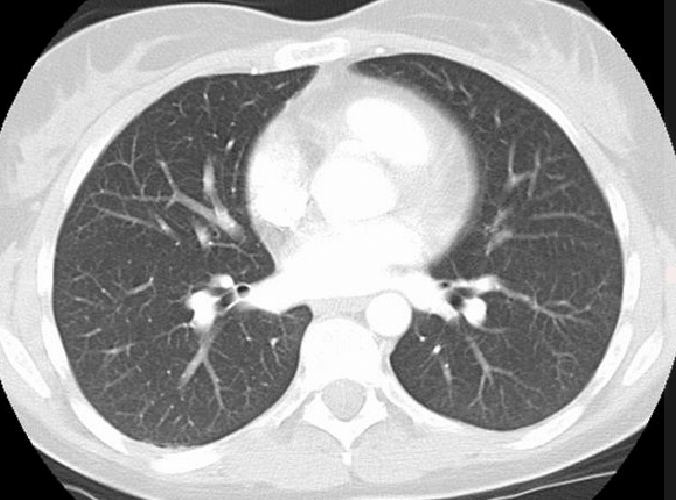
#> input picture CT_lungs.png, 676 x 500 px
$ jupyter execute Lab7_ToComplete_BARTOSZ_KOZIOL.ipynb   (shell and % lines are left out)
#> lines starting #> are read from the running program, lines starting #| are printed output that depends on the picture; after the words box and inside, x2 and y2 are one past the last pixel; in counts of white or black regions, pixels touching at a corner belong together
# Laboratorium 7 - Detekcja krawędzi, Algorytm Canny'ego

W ramach laboratorium zostanie zaimplementowany jeden z najbardziej znanych algorytmów detekcji krawędzi - Algorytm Canny'ego.
Zacznijmy od importu przydatnych bibliotek oraz wygenerowania syntetycznego obrazu.

[cell 1]
import numpy as np
import matplotlib.pyplot as plt
from skimage import io
from skimage import color
from skimage import feature
from skimage import filters
from scipy import ndimage as nd, signal
import queue

import scipy, os, sys
import cv2

y_size, x_size = 256, 256
image = np.zeros((y_size, x_size))
image[100:200, 100:200] = 1
image = image + np.random.randn(y_size, x_size)*0.02

Algortym Canny'ego jest zaimplementowany w bibliotece skimage.

[cell 2]
skimage_canny = feature.canny(image)
plt.figure(dpi=150)
plt.subplot(1, 2, 1)
plt.imshow(image, cmap='gray')
plt.axis('off')
plt.subplot(1, 2, 2)
plt.imshow(skimage_canny, cmap='gray')
plt.axis('off')
plt.show()

img = plt.imread('CT_lungs.png')
#> img is the input picture: shape (500, 676, 4) float32; mean R, G, B, A 0.637, 0.637, 0.637, 1
img = color.rgb2gray(img)
#> img: shape (500, 676) float32

Celem laboratorium jest samodzielna implementacja przedstawionego algorytmu.
Uwaga: wyniki mogą różnić się od przedstawionych powyżej w zależności od przyjętych założeń i wewnętrznej implementacji filtracji Gaussa oraz doboru progu dolnego po algorytmie Otsu.
Szkielet funkcji będzie wyglądać następująco:

[cell 3]
img = plt.imread('CT_lungs.png')
img = color.rgb2gray(img)

Powyższa funkcja będzie się składać z następujących podfunkcji:

[cell 4]
def gaussian_smoothing(image, sigma):
    """
    TO DO - dokonaj filtracji image za pomoca filtru Gaussa o zadanej sigmie (wielkość filtru według konwencji - zazwyczaj przyjmuje się 2.54*sigma zaokrąglone do najbliższej nieparzystej      wartości w górę, chociaż równie dobrze może to być oddzielny, opcjonalny parametr)
    0.5p
    """
    filter_size = 2 * int(2.54*sigma) + 1
    gaussian_filter = np.zeros((filter_size, filter_size), np.float32)
    m = filter_size//2
    n = filter_size//2

    for x in range(-m, m+1):
        for y in range(-n, n+1):
            x1 = 2*np.pi*(sigma**2)
            x2 = np.exp(-(x**2 + y**2)/(2* sigma**2))
            gaussian_filter[x+m, y+n] = (1/x1)*x2

    im_filtered = np.zeros_like(image, dtype=np.float32)

    im_filtered = signal.convolve2d(image, gaussian_filter)
    return im_filtered

[cell 5]
def calculate_gradients(image):
    """
    TO DO - Funkcja powinna zwrócić magnitude i kąt gradientu
    0.5p
    """
    vertical_mask = np.array([[-1,0,1],[-2,0,2],[-1,0,1]])
    horizontal_mask = np.array([[1,2,1],[0,0,0],[-1,-2,-1]])

    x_filter=signal.convolve2d(image,horizontal_mask)
    y_filter=signal.convolve2d(image,vertical_mask)

    gradient_magnitude = np.sqrt(y_filter**2+x_filter**2)
    gradient_angle = np.arctan2(y_filter,x_filter)
    return gradient_magnitude, gradient_angle

[cell 6]
def non_maximum_supression(gradient_magnitude, gradient_angle):
    """
    TO DO - funkcja powinna wyznaczyć potencjalnie krawędzie korzystając z magntiudy i kąta gradientu
    0.5p
    """
    image_row, image_col = gradient_magnitude.shape

    output = np.zeros(gradient_magnitude.shape)

    PI = 180

    for row in range(1, image_row - 1):
        for col in range(1, image_col - 1):
            direction = gradient_angle[row, col]

            if (0 <= direction < PI / 8) or (15 * PI / 8 <= direction <= 2 * PI):
                before_pixel = gradient_magnitude[row, col - 1]
                after_pixel = gradient_magnitude[row, col + 1]

            elif (PI / 8 <= direction < 3 * PI / 8) or (9 * PI / 8 <= direction < 11 * PI / 8):
                before_pixel = gradient_magnitude[row + 1, col - 1]
                after_pixel = gradient_magnitude[row - 1, col + 1]

            elif (3 * PI / 8 <= direction < 5 * PI / 8) or (11 * PI / 8 <= direction < 13 * PI / 8):
                before_pixel = gradient_magnitude[row - 1, col]
                after_pixel = gradient_magnitude[row + 1, col]

            else:
                before_pixel = gradient_magnitude[row - 1, col - 1]
                after_pixel = gradient_magnitude[row + 1, col + 1]

            if gradient_magnitude[row, col] >= before_pixel and gradient_magnitude[row, col] >= after_pixel:
                output[row, col] = gradient_magnitude[row, col]
    return output

[cell 7]
def otsu_threshold(image):
    """
    TO DO - automatycznie wyznacz próg górny implementująć algorytm Otsu
    0.5p
    """
    val = filters.threshold_otsu(image)
    return val

def double_threshold(potential_edges, gradient_magnitude):

    upper_thres = otsu_threshold(potential_edges)
    lower_thres = upper_thres/3
    row,col = gradient_magnitude.shape
    strong_edges = np.zeros(gradient_magnitude.shape)
    weak_edges = np.zeros(gradient_magnitude.shape)

    for i in range(row-1):
        for j in range(col-1):
            if(potential_edges[i][j]>upper_thres):
                strong_edges[i][j]=1
            if((potential_edges[i][j]>lower_thres) and (potential_edges[i][j]<upper_thres)):
                weak_edges[i][j]=1
    return strong_edges, weak_edges

[cell 8]
def edge_hysteresis(strong_edges, weak_edges):
    """
    TO DO - dokonaj histerezy krawędzi silnych i słabych. Powinny pozostać tylko krawędzie silne oraz te krawędzie słabe, które są połączone z jakąkolwiek krawędzią silną (również przez krawędź słabą)
    0.5p
    Wskazówka: Funkcja będzie niemal identyczna z algorytmem rozrostu obszarów w wersji lokalnej z poprzedniego laboratorium
    """

    edges = np.zeros(strong_edges.shape)
    edges[strong_edges != 0] = True
    strong_edges[strong_edges != 0] = 255
    strong = 1.0
    M, N = strong_edges.shape
    for i in range(1,M-2):
        for j in range(1,N-2):
            if weak_edges[i, j]!=0:
                # check if one of the neighbours is strong (=255 by default)
                try:
                    if ((strong_edges[i + 1, j] == strong) or (strong_edges[i - 1, j] == strong)
                         or (strong_edges[i, j + 1] == strong) or (strong_edges[i, j - 1] == strong)
                         or (strong_edges[i+1, j + 1] == strong) or (strong_edges[i-1, j - 1] == strong)):
                        edges[i, j] = strong
                    else:
                        img[i, j] = 0
                except IndexError as e:
                    pass
    return edges

Finalnie korzystając z powyższych funkcji zaimplementuj funkcję canny:

[cell 9]
def canny(image, sigma=1.0):
    ### gaussian_smoothing ###
    image_smoothed = gaussian_smoothing(image, sigma)
    #plots
    plt.figure(figsize = (14,14))
    plt.subplot(1,3,1)
    plt.imshow(image_smoothed, cmap="gray")
    plt.title("filtered")
    plt.axis('off')
    plt.subplot(1,3,2)
    plt.imshow(img, cmap="gray")
    plt.title("orginal")
    plt.axis('off')
    plt.subplot(1,3,3)
    plt.imshow(scipy.ndimage.gaussian_filter(image, sigma), cmap="gray")
    plt.title("wbudowana funkcja")
    plt.axis('off')

    ### gradients ###
    image_gradients, image_angles = calculate_gradients(image_smoothed)
    #plos
    plt.figure(figsize = (14,14))
    plt.subplot(1,2,1)
    plt.imshow(image_gradients, cmap="gray")
    plt.title("magnitude")
    plt.axis('off')
    plt.subplot(1,2,2)
    plt.imshow(image_angles, cmap="gray")
    plt.title("angle")
    plt.axis('off')

    ### non_maximum_supression ###
    potential_edges = non_maximum_supression(image_gradients, image_angles)
    plt.figure(figsize = (10,10))
    plt.imshow(potential_edges, cmap="gray")
    plt.title("non maximum supression")
    plt.axis('off')

    ### double_threshold with otsu inside ###
    strong_edges, weak_edges = double_threshold(potential_edges, image_gradients)
    #plots
    plt.figure(figsize = (20,20))
    plt.subplot(1,2,1)
    plt.imshow(strong_edges, cmap="gray")
    plt.title("strong")
    plt.axis('off')
    plt.subplot(1,2,2)
    plt.imshow(weak_edges, cmap="gray")
    plt.title("weak")
    plt.axis('off')
    ### edge_hysteresis ###
    edges = edge_hysteresis(strong_edges, weak_edges)
    #plots
    plt.figure(figsize = (10,10))
    plt.imshow(edges, cmap="gray")
    plt.axis('off')

    return edges

Porównaj działanie zaimplementowanej funkcji na wygenerowanym oraz wczytanym obrazie:

[cell 10]
images = [image, img]
# Krawędzie mają grubość jednego pixela, nie wszystkie muszą być widoczne (ustawienia wyświetlania). Aby zobaczyć wszystkie krawędzie zwiększ dpi rysunku.
for current_image in images:
    skimage_canny = feature.canny(current_image, sigma=3)
    own_canny = canny(current_image, sigma=3)
    plt.figure(dpi=200)
    plt.subplot(1, 3, 1)
    plt.imshow(current_image, cmap='gray')
    plt.title("Image")
    plt.axis('off')
    plt.subplot(1, 3, 2)
    plt.imshow(skimage_canny, cmap='gray')
    plt.title("Canny skimage")
    plt.axis('off')
    plt.subplot(1, 3, 3)
    plt.imshow(own_canny, cmap='gray')
    plt.title("Canny own")
    plt.axis('off')
    plt.show()
#> this loop made 2 passes
#> pass 1, `skimage_canny = feature.canny(current_image, sigma=3)`:
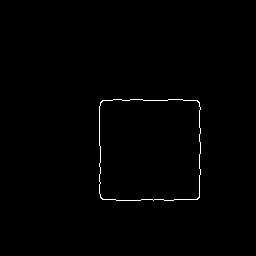
#> skimage_canny: shape (256, 256) bool; 0.6% white in thin lines or dots, all inside (x1, y1, x2, y2) = (99, 99, 201, 201)
#> pass 1, in gaussian_smoothing, `im_filtered = signal.convolve2d(image, gaussian_filter)`:
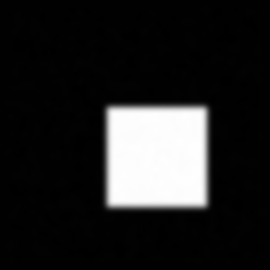
#> im_filtered: shape (270, 270) float64; min -0.00614, max 0.982, mean 0.134; drawn with min black and max white
#> pass 1, in calculate_gradients, `x_filter=signal.convolve2d(image,horizontal_mask)`:
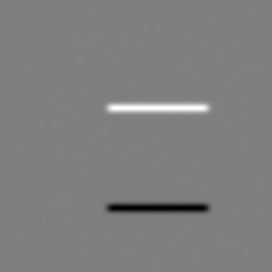
#> x_filter: shape (272, 272) float64; min -1.02, max 1.03, mean 3e-18; drawn with min black and max white
#> pass 1, in calculate_gradients, `y_filter=signal.convolve2d(image,vertical_mask)`:
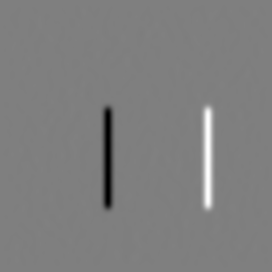
#> y_filter: shape (272, 272) float64; min -1.03, max 1.03, mean 7.32e-20; drawn with min black and max white
#> pass 1, `plt.show()`:
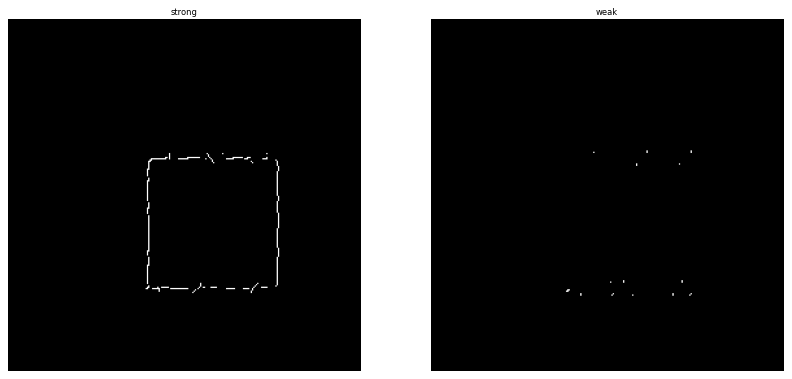
#> figure drawn by matplotlib, 2 panels
#> pass 1, `plt.show()`:
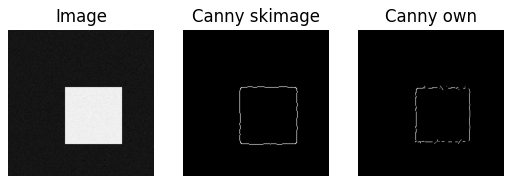
#> figure drawn by matplotlib, 3 panels
#> pass 2, `plt.show()`:
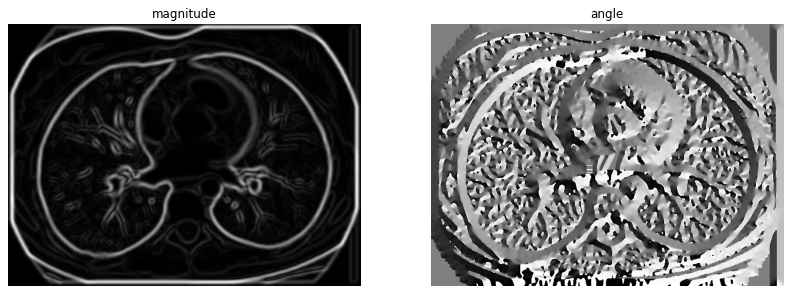
#> figure drawn by matplotlib, 2 panels
#> pass 2, `plt.show()`:
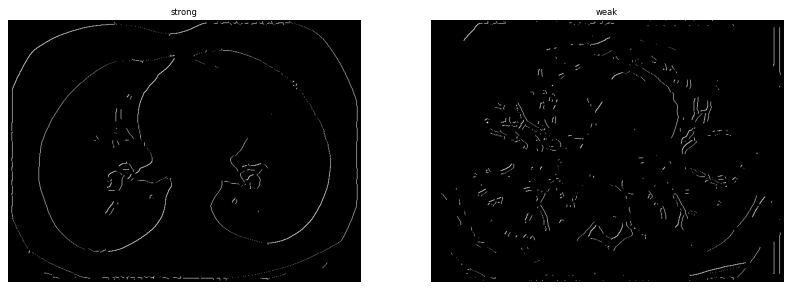
#> figure drawn by matplotlib, 2 panels
#> pass 2, `plt.show()`:
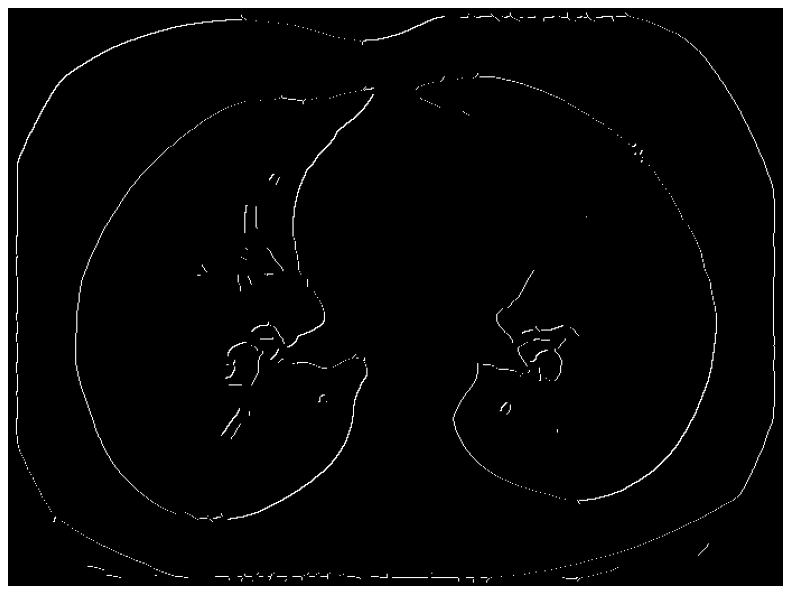
#> figure drawn by matplotlib, 1 panel
#> pass 2, `plt.show()`:
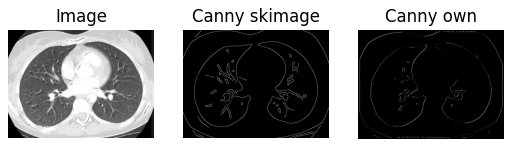
#> figure drawn by matplotlib, 3 panels
